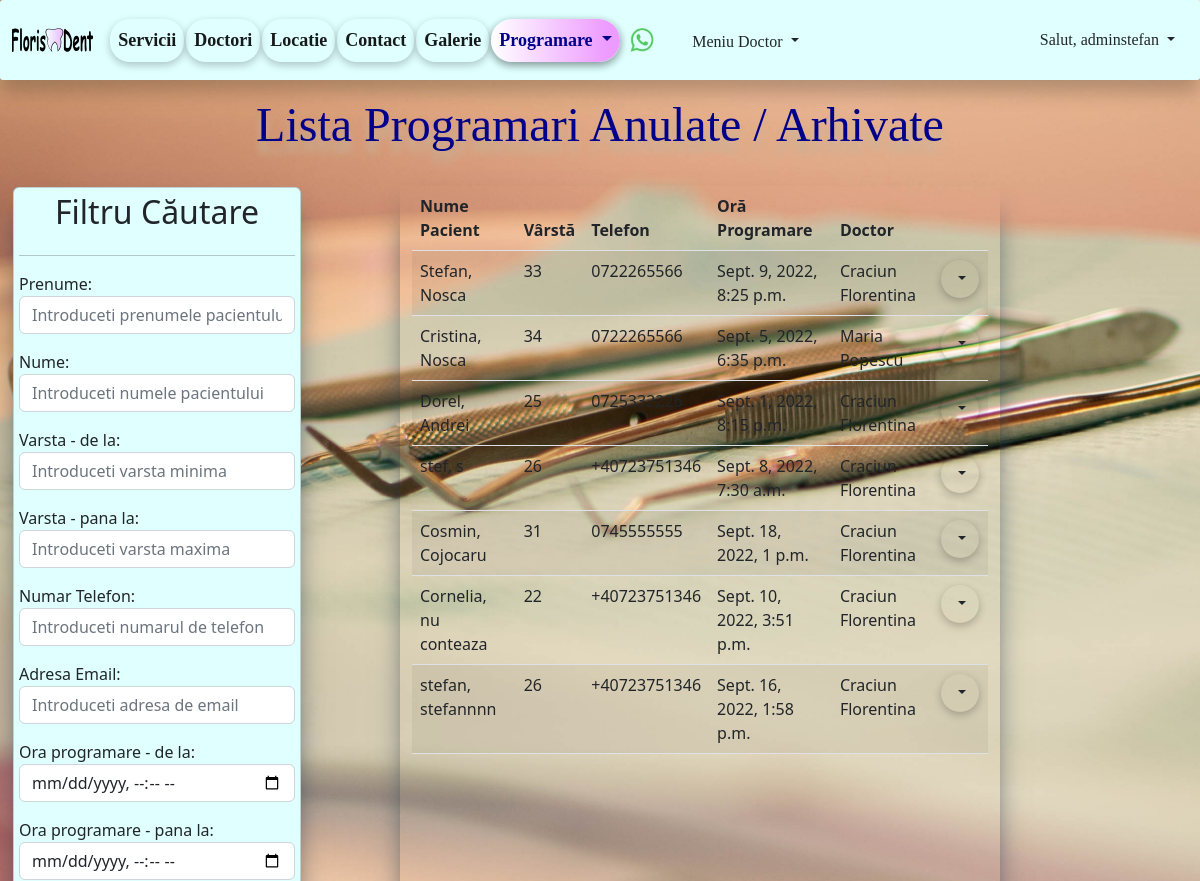
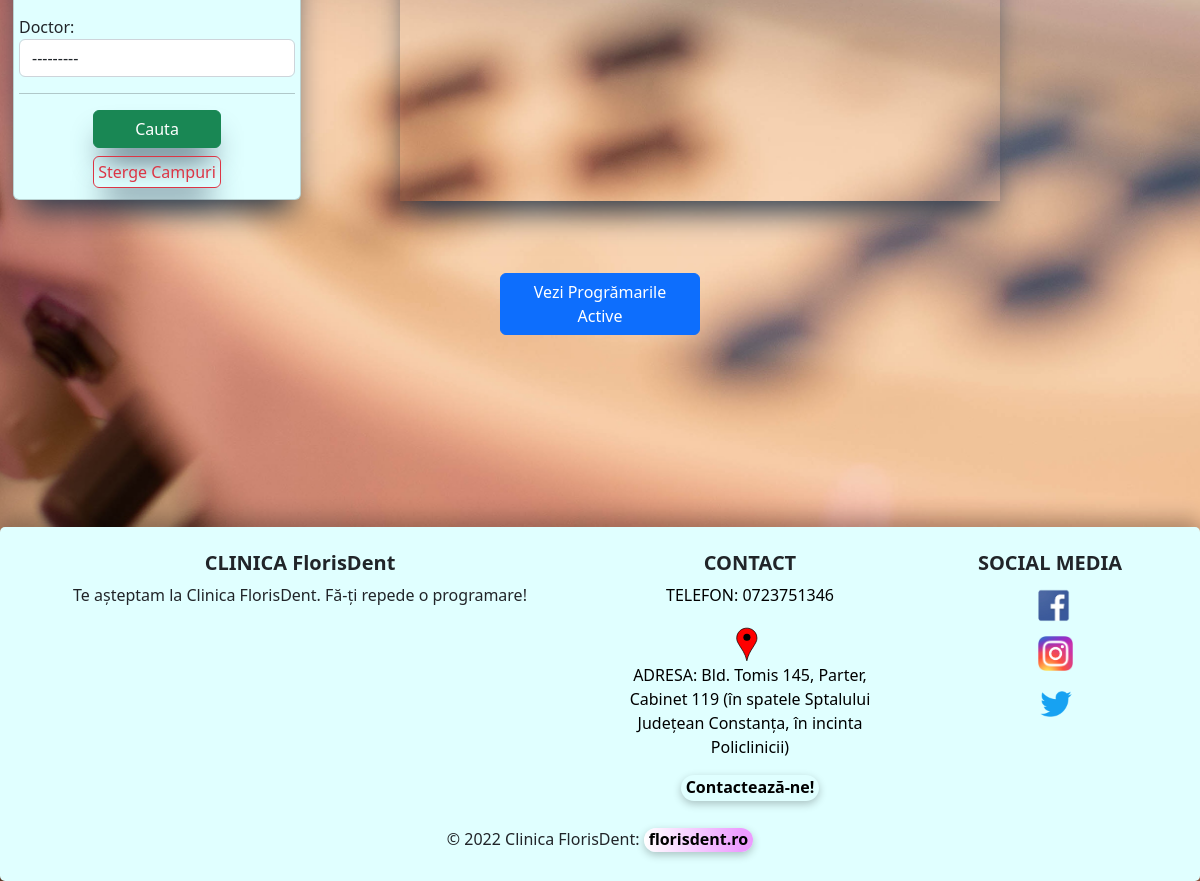
Before: /list_of_programari_anulate/ (signed in) with the older database file (2 pictures, top to bottom).
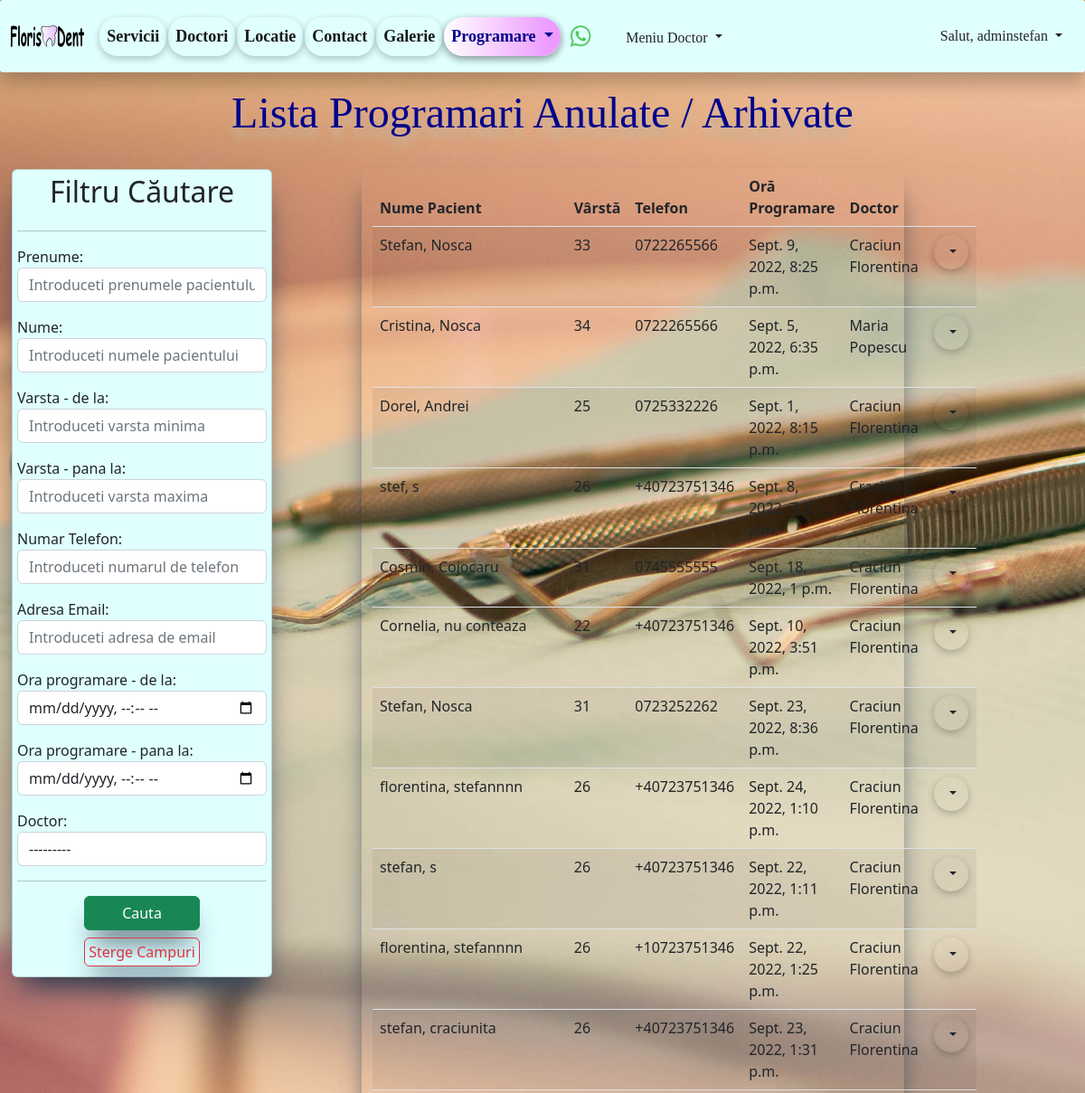
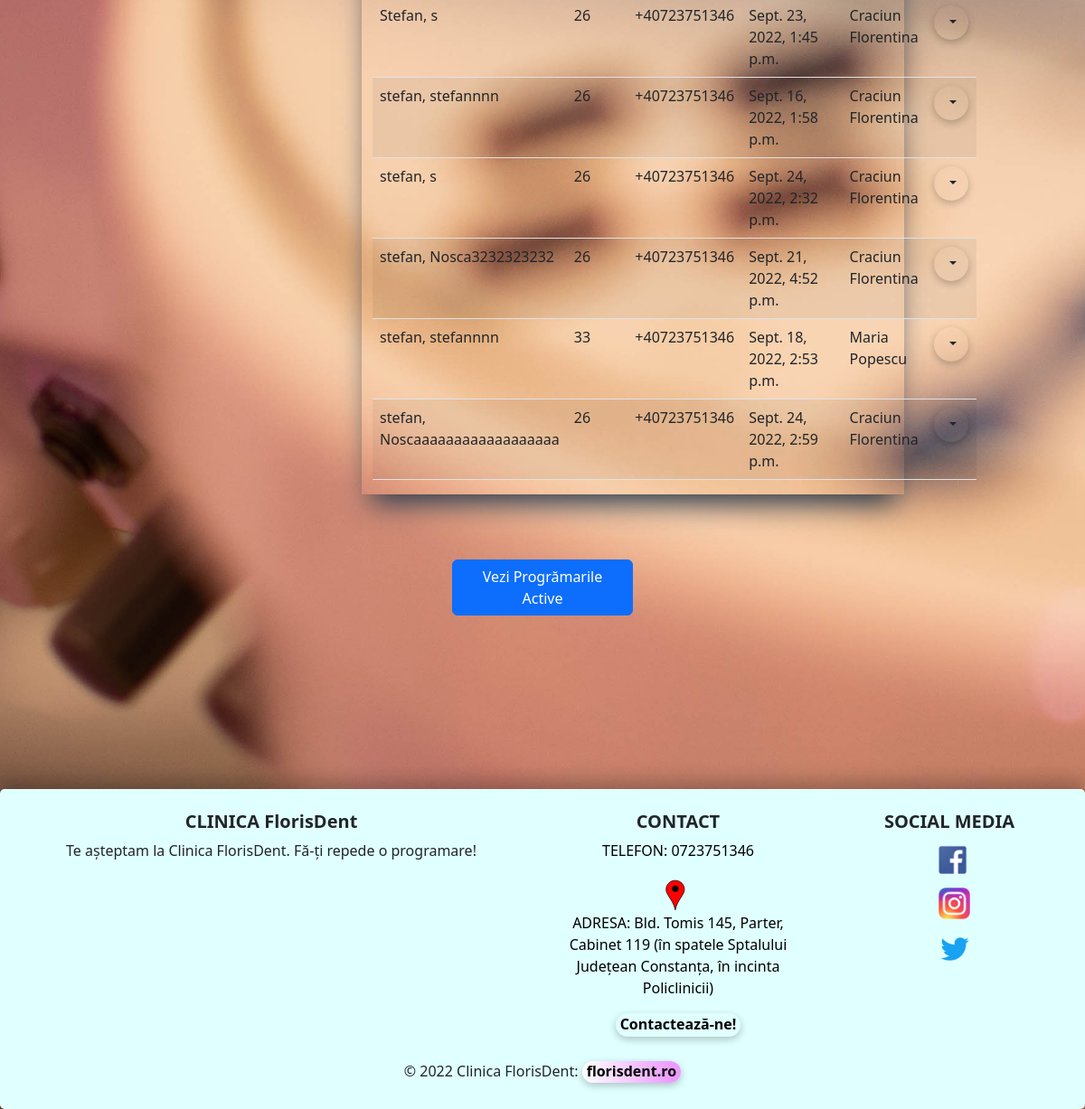
After: the same page with the newer database file (2 pictures, top to bottom).
### programari/models.py (models this page shows, shortened)
class Programari(models.Model):
    prenume = models.CharField(max_length=30)
    nume = models.CharField(max_length=30)
    varsta = models.IntegerField()
    numar_telefon = models.CharField(blank=True, max_length=20)
    email = models.EmailField(blank=True, max_length=50)
    ora_programare = models.DateTimeField()
    doctor = models.ForeignKey(Doctor, on_delete=models.CASCADE, null=True)
    active = models.BooleanField(default=True)
    created_at = models.DateTimeField(auto_now_add=True)
    updated_at = models.DateTimeField(auto_now=True)

### doctori/models.py (models this page shows)
class Doctor(models.Model):
    nume_doctor = models.CharField(max_length=40)
    specializare = models.CharField(max_length=50)
    experienta = models.IntegerField()
    email = models.EmailField(blank=True, max_length=50)
    descriere = models.TextField(blank=True, max_length=300)
    varsta = models.IntegerField()
    image = models.ImageField(upload_to='images/doctori/', null=True, blank=True)
    active = models.BooleanField(default=True)
    created_at = models.DateTimeField(default=datetime.now)
    updated_at = models.DateTimeField(auto_now=True)
    def __str__(self):
        return f'{self.nume_doctor}'

### programari/views.py (the view)
# urls.py: path('list_of_programari_anulate/', views.ProgramareListViewAnulate.as_view(), name='list-of-programari-anulate'),
class ProgramareListViewAnulate(LoginRequiredMixin, ListView):
    template_name = 'programari/list_of_programari_anulate.html'
    model = Programari
    context_object_name = 'all_programari_anulate'
    def get_context_data(self, **kwargs):
        data = super(ProgramareListViewAnulate, self).get_context_data(**kwargs)
        all_programari_anulate = Programari.objects.filter(active=False)
        data['programari_anulate'] = all_programari_anulate
        my_filter_ = ProgramariFilters(self.request.GET, queryset=all_programari_anulate)
        data['all_programari_anulate'] = my_filter_.qs
        data['my_filter_anulate'] = my_filter_
        return data

### templates/programari/list_of_programari_anulate.html (shortened to what this page needs)
{% extends 'base.html' %}
{% block content %}
    <h2 class="my_header text-center">Lista Programari Anulate / Arhivate</h2>
    <br>
    <div class="container-fluid">
        <div class="row">
            <div class="col-md-4">
                <div class="card"
                     style="width: 18rem; box-shadow: rgb(38, 57, 77) 0px 20px 30px -10px; padding: 5px; margin: 1px; background-color: lightcyan">
                    <h2 class="my-h text-center">Filtru Căutare</h2>
                    <hr>
                    <form class="my-h" method="get">
                        {{ my_filter_anulate.form.as_p }}
                        <hr>
                        <button type="submit" class="btn btn-success mx-auto"
                                style="display:grid; justify-content:center; width: 8rem; box-shadow: rgb(38, 57, 77) 0px 20px 30px -10px;  margin: 3%;">
                            Cauta
                        </button>
                        <a href="{% url 'list-of-programari' %}" class="btn btn-outline-danger mx-auto"
                           style="display:flex; justify-content:center; width: 8rem; box-shadow: rgb(38, 57, 77) 0px 20px 30px -10px; padding:3px; margin: 2%;">
                            Sterge Campuri</a>
                    </form>
                </div>
            </div>
            <div class="col-md-6" style="box-shadow: rgb(38, 57, 77) 0px 20px 30px -10px;">
                <table class="table table-striped table-hover">
                    <thead>
                    <tr>
                        <th>Nume Pacient</th>
                        <th>Vârstă</th>
                        <th>Telefon</th>
                        <th>Oră Programare</th>
                        <th>Doctor</th>
                        <th></th>
                    </tr>
                    </thead>
                    <tbody>
                    {% for programari in all_programari_anulate %}
                        <tr>
                            <td>{{ programari.prenume }}, {{ programari.nume }}</td>
                            <td>{{ programari.varsta }}</td>
                            <td>{{ programari.numar_telefon }}</td>
                            <td>{{ programari.ora_programare }}</td>
                            <td>{{ programari.doctor }}</td>
                            <td>
                                <li class="nav-item dropdown" style="list-style-type: none">
                                    <button class="btn dropdown-toggle" id="navbarDropdown"
                                            role="button"
                                            data-bs-toggle="dropdown" aria-expanded="false">
                                    </button>
                                </li>
                            </td>
                        </tr>
                    {% endfor %}
                    </tbody>
                </table>
            </div>
        </div>
    </div>
    <br><br><br>
    <div class="d-grid gap-2 col-2 mx-auto">
        <a href="{% url 'list-of-programari' %}" class="btn btn-primary" type="button">Vezi Progrămarile Active</a>
    </div>
{% endblock %}

Changed rows visible on the page:
now on this page (row edited): Programari: prenume "Stefan", nume "Nosca", varsta "31", numar_telefon "0723252262", ora_programare "Sept. 23, 2022, 8:36 p.m.", doctor "Craciun Florentina"
now on this page (row edited): Programari: prenume "florentina", nume "stefannnn", varsta "26", numar_telefon "+40723751346", ora_programare "Sept. 24, 2022, 1:10 p.m.", doctor "Craciun Florentina"
now on this page (row edited): Programari: prenume "stefan", nume "s", varsta "26", numar_telefon "+40723751346", ora_programare "Sept. 22, 2022, 1:11 p.m.", doctor "Craciun Florentina"
now on this page (row edited): Programari: prenume "florentina", nume "stefannnn", varsta "26", numar_telefon "+10723751346", ora_programare "Sept. 22, 2022, 1:25 p.m.", doctor "Craciun Florentina"
now on this page (row edited): Programari: prenume "stefan", nume "craciunita", varsta "26", numar_telefon "+40723751346", ora_programare "Sept. 23, 2022, 1:31 p.m.", doctor "Craciun Florentina"
now on this page (row edited): Programari: prenume "Stefan", nume "s", varsta "26", numar_telefon "+40723751346", ora_programare "Sept. 23, 2022, 1:45 p.m.", doctor "Craciun Florentina"
now on this page (row edited): Programari: prenume "stefan", nume "s", varsta "26", numar_telefon "+40723751346", ora_programare "Sept. 24, 2022, 2:32 p.m.", doctor "Craciun Florentina"
now on this page (row edited): Programari: prenume "stefan", nume "Nosca3232323232", varsta "26", numar_telefon "+40723751346", ora_programare "Sept. 21, 2022, 4:52 p.m.", doctor "Craciun Florentina"
now on this page (row edited): Programari: prenume "stefan", nume "stefannnn", varsta "33", numar_telefon "+40723751346", ora_programare "Sept. 18, 2022, 2:53 p.m.", doctor "Maria Popescu"
now on this page (row edited): Programari: prenume "stefan", nume "Noscaaaaaaaaaaaaaaaaaa", varsta "26", numar_telefon "+40723751346", ora_programare "Sept. 24, 2022, 2:59 p.m.", doctor "Craciun Florentina"
